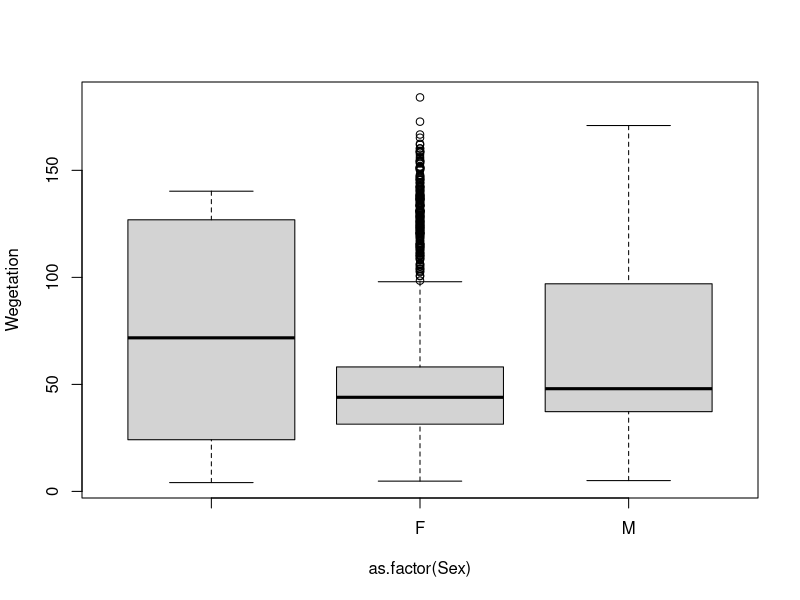
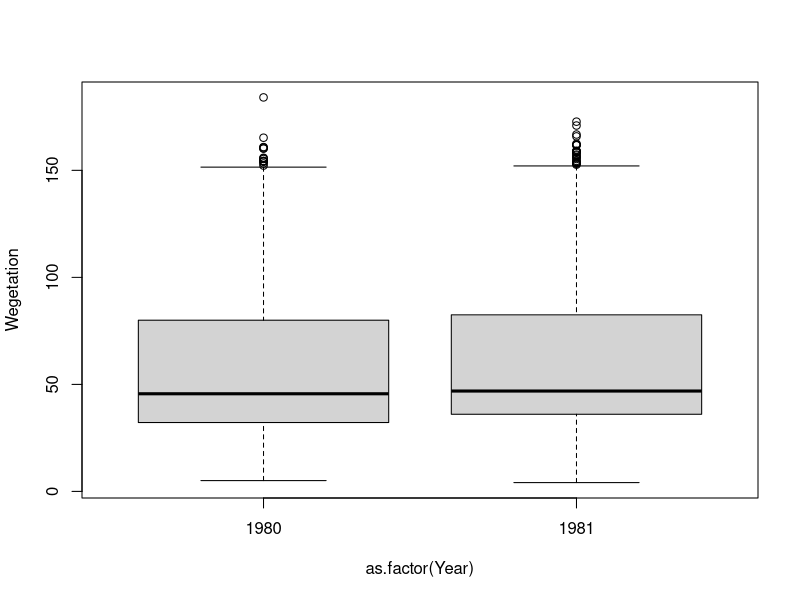
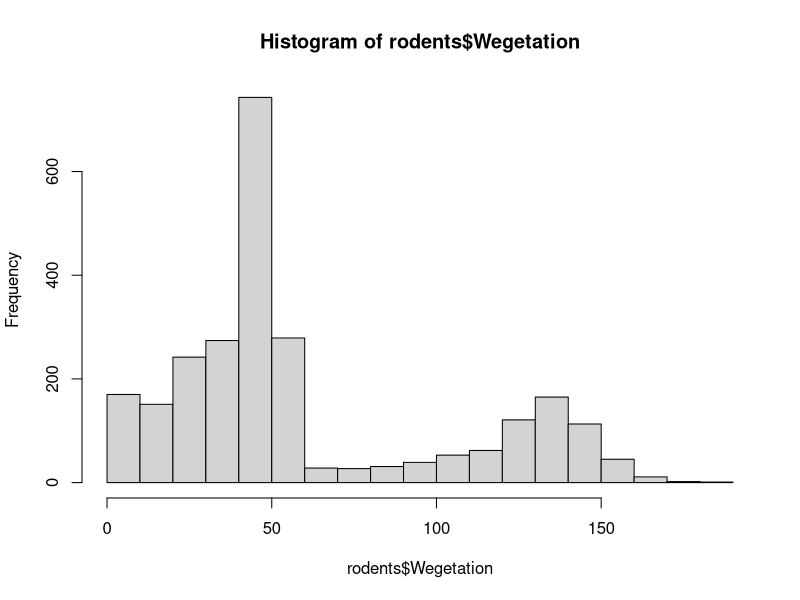
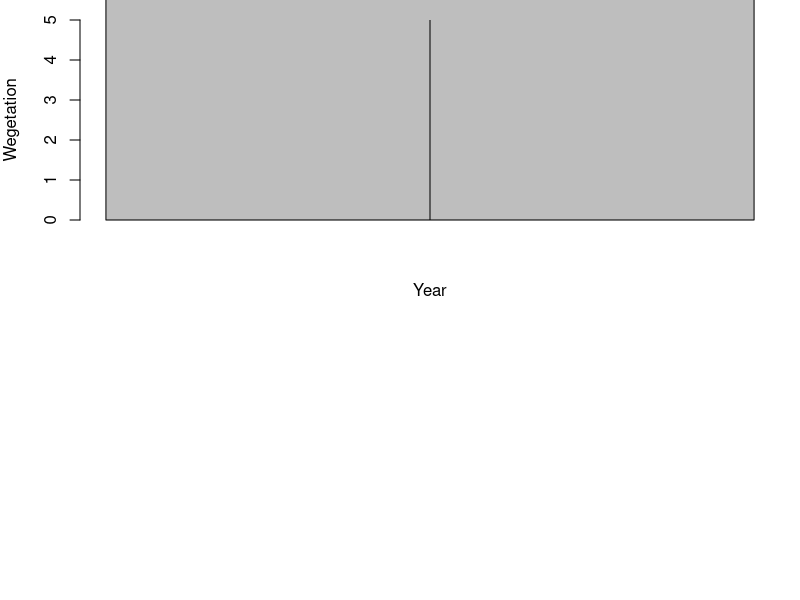

R code for these plots, in order:
rodents <- read.csv("rodents.csv")
head(rodents)
print(rodents)

range(rodents$yr)

rodents <- as.data.frame(rodents)
colnames(rodents) <- c("Year", "Month", "Tag", "Species", "Sex", "Hfl", "Wegetation", "Precipitation")
head(rodents)

rodents <- subset(rodents, select =- Hfl)
rodents

rodents <- subset(rodents,rodents$Year>=1980 & rodents$Year<=1981)
rodents

rodents <- na.omit(rodents)

str(rodents)
head(rodents)

par = (mfrow = c(1,2))
plot(Wegetation~ as.factor(Sex), data = rodents)
plot(Wegetation ~ as.factor(Year), data = rodents)
hist(rodents$Wegetation)

library(dplyr)
rodents$Sex <- as.factor(rodents$Sex)

head(rodents)


var_Weg <- rodents %>%
  group_by(Year) %>%
  summarise(variance = var(Wegetation), sd = sd(Wegetation), mean = mean(Wegetation))
var_Weg

mean_1980 <- var_Weg[[4]][1]
mean_1980

sd_1980 <- var_Weg[[4]][2]
sd_1980

#y <- var_Weg[[2]][1]
#subset()
par(mfrow=c(2,1),mar=c(4,4,1,1))
barMids <- barplot(mean_1980, xlab = "Year", ylab = "Wegetation",
                   ylim = c(0, 5))


plots <- arrows(barMids, mean_1980 - sd_1980, barMids, mean_1980 +
         sd_1980, code = 3, angle = 90)

plots

?arrows


